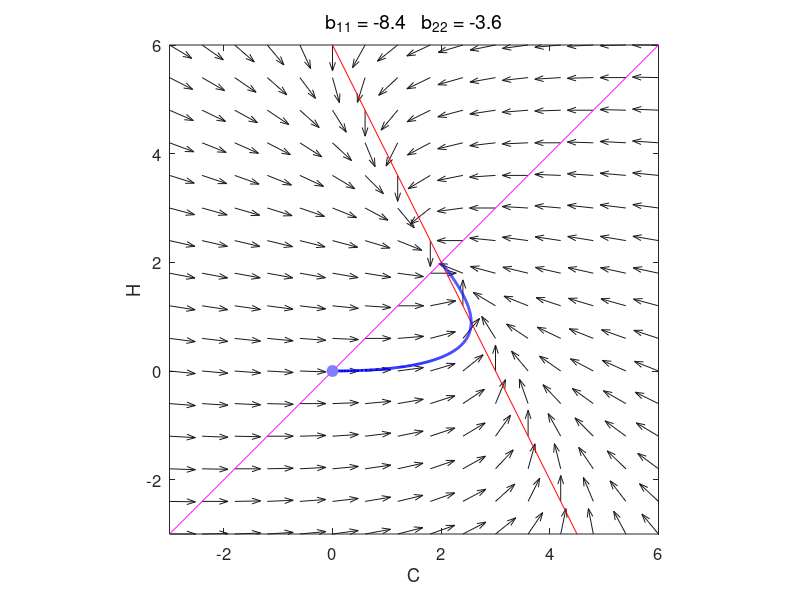
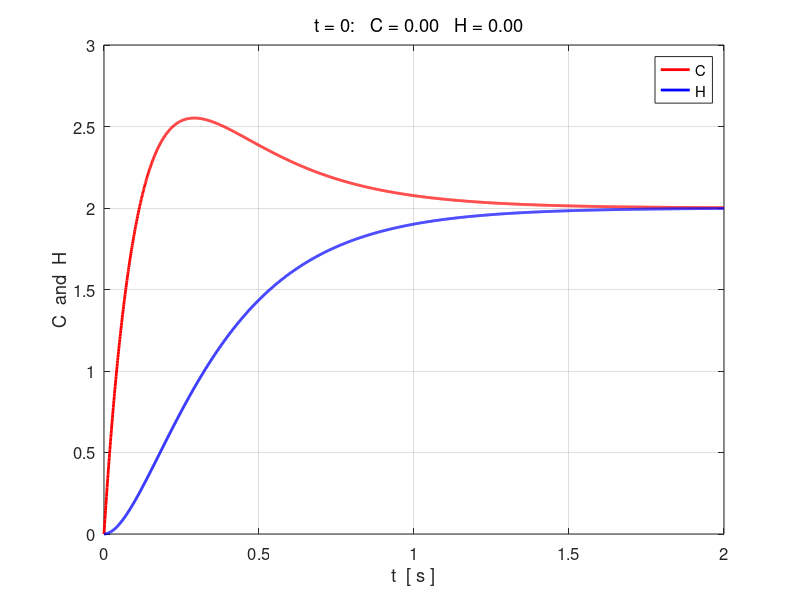

MATLAB code for these plots, in order:
% chaos10.m

% Dynamics of Linear and Nonlinear Systems
% PHASE PLANE ANALYSIS: Linear Systems:
% Reitna model: C-cells / H-cells negative feedback interaction

% Ian Cooper
% email: ian.cooper@sydney.edu.au
% School of Physics, University of Sydney
% 180813 / Matlab version R2018a

% DOING PHYSICS WITH MATLAB 
%    ../mphome.htm
% Reference page for documentation and notes
%    http://www.physics.usyd.edu.au/teach_res/mp/doc/chaos10.pdf
%    http://www.physics.usyd.edu.au/teach_res/mp/doc/chaos10eye.pdf

clear 
close all  
clc


% INPUTS [default values] ===========================================

% D.E. coefficients  K matrix  [2 1 0; 2 -1 0]   comment / uncomment
% tauC = 0.025; tauH = 0.08; k = 4; L = 10;
 tauC = 0.1; tauH = 0.5; k = 0.5; L = 3;

% Initial conditions t = 0: x1(1)  [C = 0]
   x1I = 0;
   
% Initial conditions: t =0: x2(1)  [H = 0]]
   x2I = 0;  

% Time domain: time interval tMax [0.5] / number of time steps nT [2000]
   tMax = 2;
   nT = 2000;

% Phase space setup: dimensions [-10 to + 10] / number of vectors nX*nX [16] 
   Lxy = 6;
   x1Min = -Lxy/2; 
   x1Max = Lxy;
   x2Min = -Lxy/2; 
   x2Max = Lxy;
   nX = 16;      

     
% CALCULATIONS =====================================================

% K matrix
  k11 = -1/tauC; k12 = -k/tauC; k13 = L/tauC;
  k21 = 1/tauH; k22 = -1/tauH; k23 = 0;
  K = [k11 k12;k21 k22];
 
% Equilibrium (critical) point 
   xC = K\[-k13;-k23];
    
% (x,y) coordinates for a set of Initial Conditions
    LenXI = length(x1I);
    xI = [x1I; x2I];
%    x1I(LenXI+1:2*LenXI) = x1I;
%    x2I = x2I.*ones(1,LenXI);
%    x2I(LenXI+1:2*LenXI) = -x2I;

% Eigenfunctions a and eigenvalues b
   [a, b] = eig(K);
   

% COMMAND WINDOW OUTPUT  ==============================================
  disp('D.E. coefficients k11 k12 k13 / k21 k23 k23')
  fprintf('   %2.2f   %2.2f   %2.2f ',k11,k12,k13);
  disp('  ')
  fprintf('   %2.2f   %2.2f   %2.2f ',k21,k22,k23);
  disp('  ')
  disp('  ')
  disp('Eigenvalues b = ')
  disp(b)
  disp('Eigenfunction a = ')
  disp(a)
  
  
% SOLUTIONS D.E.  =====================================================  

% C coefficients
   C = a\(xI-xC);

% c coefficients
   cc = zeros(2,2);
   cc(:,1) = a(:,1)*C(1);
   cc(:,2) = a(:,2)*C(2);

% Time domain 
   t = linspace(0,tMax,nT);
  
% Phase space state variables: Solutions for "z values" 
   x1 = cc(1,1).*exp(b(1,1)*t) + cc(1,2).*exp(b(2,2)*t);
   x2 = cc(2,1).*exp(b(1,1)*t) + cc(2,2).*exp(b(2,2)*t);

% Translations  
   x1 = x1 + xC(1);
   x2 = x2 + xC(2);
  
% Phase plane grid and unit vectors
   x = linspace(x1Min,x1Max,nX);
   y = linspace(x2Min,x2Max,nX);
   [xx, yy] = meshgrid(x,y);
   f = K(1,1).*xx + K(1,2).*yy + k13;
   g = K(2,1).*xx + K(2,2).*yy + k23;
  
   fs = f./sqrt(f.^2 + g.^2);    % unit vectors
   gs = g./sqrt(f.^2  +g.^2);
  
% x1 and x2 nullclines: slopes m 
   mx = -(K(1,1))/K(1,2);
   my = -(K(2,1))/K(2,2);
   xN = mx .* x - k13/k12;
   yN = my .* x - k23/k22;
   
   
% GRAPHICS ============================================================   
figure(1)   % phase space portrait
   FS = 12;
   pos = [0.02 0.05 0.25 0.35];
   set(gcf,'Units','normalized');
   set(gcf,'Position',pos);
   set(gcf,'color','w');
   

% VECTOR FIELD
   hq = quiver(xx,yy,fs,gs);
   xlim([x1Min x1Max])
   ylim([x2Min x2Max])
   
   set(hq,'color',[0.1 0.1 0.1],'AutoScaleFactor',0.6);
   set(gca,'fontsize',FS)
   
   hold on
   
% NULLCLINES
   xP = x; yP = xN;
   if K(1,2) == 0
     xP = [xC(1) xC(1)];  yP = [x2Min x2Max]; 
   end    
   plot(xP,yP,'r');
   
   xP = x; yP = yN;
   if K(2,2) == 0
     xP = [xC(1) xC(1)];  yP = [x2Min x2Max]; 
   end    
   plot(xP,yP,'m');
   
% TRAJECTORY   
   plot(real(x1),real(x2),'b','linewidth',2);
   
% INITIAL CONDITIONS   
   Hplot = plot(real(x1(1)),real(x2(1)),'o');
   set(Hplot,'markersize',8,'markerFaceColor',[0.5 0.5 1],'markerEdgeColor',[0.5 0.5 1])
   
% Graph setup   
   axis square
   xlabel('C')
   ylabel('H')
   box on
   tm1 = 'b_{11} = ';
   tm2 = num2str(b(1,1),'%3.1f ');
   tm3 = '   b_{22} = ';
   tm4 = num2str(b(2,2),'%3.1f');
   tm = [tm1 tm2 tm3 tm4];
   ht = title(tm,'fontweight','normal');
   set(ht,'Fontsize',14);


figure(2)  % state variables as functions of time
   FS = 12;
   pos = [0.32 0.05 0.25 0.35];
   set(gcf,'Units','normalized');
   set(gcf,'Position',pos);
   set(gcf,'color','w');
   
   xP = t; yP = real(x1);
   plot(xP,yP,'r','linewidth',2);
   hold on
   yP = real(x2);
   plot(xP,yP,'b','linewidth',2)
   grid on
   legend('C','H');
   xlabel('t  [ s ]'); ylabel('C  and  H');
   tm1 = '  t = 0:   C = ';
   tm2 = num2str(real(x1(1)),'%3.2f ');
   tm3 = '   H = ';
   tm4 = num2str(real(x2(1)),'%3.2f');
   tm = [tm1 tm2 tm3 tm4];
   title(tm,'fontweight','normal')
   set(gca,'fontsize',FS)
   
   
   
